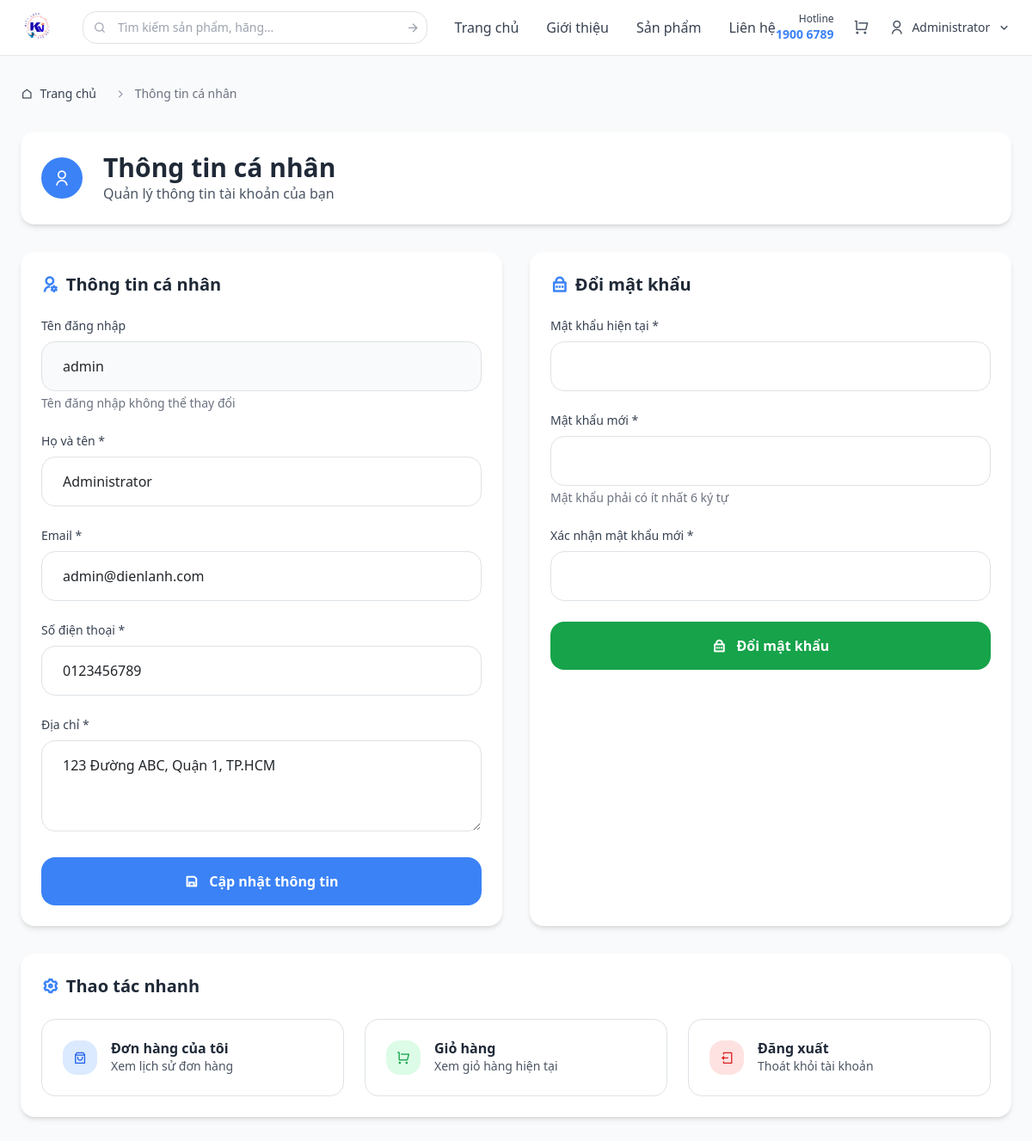
Screenshot of /controller/index.php?act=profile (signed in) with the database file from the repository.
### tables this page shows
CREATE TABLE taikhoan (
  id_user INT AUTO_INCREMENT PRIMARY KEY,
    username VARCHAR(20) NOT NULL UNIQUE,
  password VARCHAR(255) NOT NULL,
  fullname VARCHAR(250) NOT NULL,
    email VARCHAR(250) NOT NULL UNIQUE,
  phone VARCHAR(20) NOT NULL,
  address VARCHAR(250) NOT NULL,
  position VARCHAR(12) NOT NULL DEFAULT 'user',
    created_at TIMESTAMP DEFAULT CURRENT_TIMESTAMP,
    updated_at TIMESTAMP DEFAULT CURRENT_TIMESTAMP ON UPDATE CURRENT_TIMESTAMP,
    INDEX idx_username (username),
    INDEX idx_email (email),
    INDEX idx_position (position)
);

### model/user.php (called while the page is built, shortened)
<?php
class User {
    private $db;
    public function __construct() {
        $this->db = new database();
    }
    public function getUserById($id) {
        try {
            $conn = $this->db->connection_database();
            $stmt = $conn->prepare("SELECT id_user, username, fullname, email, phone, address, position FROM taikhoan WHERE id_user = ?");
            $stmt->execute([$id]);
            $user = $stmt->fetch(PDO::FETCH_ASSOC);
            return $user;
        } catch (PDOException $e) {
            return null;
        }
    }
}

### helpers/jwt_helper.php (called while the page is built, shortened)
<?php
class JWT {
    public static function verifyToken($token) {
        $parts = explode('.', $token);
        $payload = $parts[1];
        $payloadData = json_decode(self::base64url_decode($payload), true);
        return $payloadData;
    }
    private static function base64url_decode($data) {
        return base64_decode(strtr($data, '-_', '+/') . str_repeat('=', 3 - (3 + strlen($data)) % 4));
    }
}
function getCurrentUser() {
    $token = $_COOKIE['auth_token'] ?? null;
    $payload = JWT::verifyToken($token);
    require_once __DIR__ . '/../model/user.php';
    $user = new User();
    return $user->getUserById($payload['user_id']);
}

### view/pages/profile.php (the view, shortened to what this page needs)
<?php
include_once __DIR__ . '/../layout/layout.php';
include_once __DIR__ . '/../../helpers/jwt_helper.php';
include_once __DIR__ . '/../../model/user.php';
$currentUser = getCurrentUser();
$error = '';
$success = '';
$content = '
<div class="space-y-8">
    <nav class="flex mb-8" aria-label="Breadcrumb">
        <ol class="inline-flex items-center space-x-1 md:space-x-3">
            <li class="inline-flex items-center">
                <a href="/project/index.php" class="inline-flex items-center text-sm font-medium text-gray-700 hover:text-primary">
                    <i class="ri-home-line mr-2"></i>
                    Trang chủ
                </a>
            </li>
            <li>
                <div class="flex items-center">
                    <i class="ri-arrow-right-s-line text-gray-400 mx-2"></i>
                    <span class="text-sm font-medium text-gray-500">Thông tin cá nhân</span>
                </div>
            </li>
        </ol>
    </nav>
    <div class="bg-white rounded-lg shadow-md p-6">
        <div class="flex items-center gap-4">
            <div class="w-12 h-12 bg-primary rounded-full flex items-center justify-center">
                <i class="ri-user-line text-white text-xl"></i>
            </div>
            <div>
                <h1 class="text-3xl font-bold text-gray-800">Thông tin cá nhân</h1>
                <p class="text-gray-600">Quản lý thông tin tài khoản của bạn</p>
            </div>
        </div>
    </div>
    ' . ($error ? '<div class="bg-red-100 border border-red-400 text-red-700 px-4 py-3 rounded-lg flex items-center">
        ' . htmlspecialchars($error) . '
    </div>' : '') . '
    ' . ($success ? '<div class="bg-green-100 border border-green-400 text-green-700 px-4 py-3 rounded-lg flex items-center">
        ' . htmlspecialchars($success) . '
    </div>' : '') . '
    <div class="grid grid-cols-1 lg:grid-cols-2 gap-8">
        <div class="bg-white rounded-lg shadow-md p-6">
            <h2 class="text-xl font-semibold text-gray-800 mb-6 flex items-center">
                <i class="ri-user-settings-line text-primary mr-2"></i>
                Thông tin cá nhân
            </h2>
            <form method="POST" class="space-y-6">
                <div>
                    <label for="username" class="block text-sm font-medium text-gray-700 mb-2">Tên đăng nhập</label>
                    <input type="text" id="username" value="' . htmlspecialchars($currentUser['username']) . '"
                           class="w-full px-4 py-3 border border-gray-300 rounded-lg bg-gray-50" readonly>
                    <p class="text-sm text-gray-500 mt-1">Tên đăng nhập không thể thay đổi</p>
                </div>
                <div>
                    <label for="fullname" class="block text-sm font-medium text-gray-700 mb-2">Họ và tên *</label>
                    <input type="text" name="fullname" id="fullname" required
                           value="' . htmlspecialchars($currentUser['fullname']) . '"
                           class="w-full px-4 py-3 border border-gray-300 rounded-lg focus:ring-2 focus:ring-primary focus:border-transparent">
                </div>
                <div>
                    <label for="email" class="block text-sm font-medium text-gray-700 mb-2">Email *</label>
                    <input type="email" name="email" id="email" required
                           value="' . htmlspecialchars($currentUser['email']) . '"
                           class="w-full px-4 py-3 border border-gray-300 rounded-lg focus:ring-2 focus:ring-primary focus:border-transparent">
                </div>
                <div>
                    <label for="phone" class="block text-sm font-medium text-gray-700 mb-2">Số điện thoại *</label>
                    <input type="tel" name="phone" id="phone" required
                           value="' . htmlspecialchars($currentUser['phone']) . '"
                           class="w-full px-4 py-3 border border-gray-300 rounded-lg focus:ring-2 focus:ring-primary focus:border-transparent">
                </div>
                <div>
                    <label for="address" class="block text-sm font-medium text-gray-700 mb-2">Địa chỉ *</label>
                    <textarea name="address" id="address" rows="3" required
                              class="w-full px-4 py-3 border border-gray-300 rounded-lg focus:ring-2 focus:ring-primary focus:border-transparent">' . htmlspecialchars($currentUser['address']) . '</textarea>
                </div>
                <button type="submit" name="update_profile"
                        class="w-full bg-primary text-white py-3 px-6 rounded-lg hover:bg-primary/90 transition-colors font-semibold">
                    <i class="ri-save-line mr-2"></i>
                    Cập nhật thông tin
                </button>
            </form>
        </div>
        <div class="bg-white rounded-lg shadow-md p-6">
            <h2 class="text-xl font-semibold text-gray-800 mb-6 flex items-center">
                <i class="ri-lock-password-line text-primary mr-2"></i>
                Đổi mật khẩu
            </h2>
            <form method="POST" class="space-y-6">
                <div>
                    <label for="old_password" class="block text-sm font-medium text-gray-700 mb-2">Mật khẩu hiện tại *</label>
                    <input type="password" name="old_password" id="old_password" required
                           class="w-full px-4 py-3 border border-gray-300 rounded-lg focus:ring-2 focus:ring-primary focus:border-transparent">
                </div>
                <div>
                    <label for="new_password" class="block text-sm font-medium text-gray-700 mb-2">Mật khẩu mới *</label>
                    <input type="password" name="new_password" id="new_password" required
                           class="w-full px-4 py-3 border border-gray-300 rounded-lg focus:ring-2 focus:ring-primary focus:border-transparent">
                    <p class="text-sm text-gray-500 mt-1">Mật khẩu phải có ít nhất 6 ký tự</p>
                </div>
                <div>
                    <label for="confirm_password" class="block text-sm font-medium text-gray-700 mb-2">Xác nhận mật khẩu mới *</label>
                    <input type="password" name="confirm_password" id="confirm_password" required
                           class="w-full px-4 py-3 border border-gray-300 rounded-lg focus:ring-2 focus:ring-primary focus:border-transparent">
                </div>
                <button type="submit" name="change_password"
                        class="w-full bg-green-600 text-white py-3 px-6 rounded-lg hover:bg-green-700 transition-colors font-semibold">
                    <i class="ri-lock-password-line mr-2"></i>
                    Đổi mật khẩu
                </button>
            </form>
        </div>
    </div>
    <div class="bg-white rounded-lg shadow-md p-6">
        <h2 class="text-xl font-semibold text-gray-800 mb-6 flex items-center">
            <i class="ri-settings-3-line text-primary mr-2"></i>
            Thao tác nhanh
        </h2>
        <div class="grid grid-cols-1 md:grid-cols-3 gap-4">
            <a href="/project/index.php?act=my_orders"
               class="flex items-center p-4 border border-gray-200 rounded-lg hover:bg-gray-50 transition-colors">
                <div class="w-10 h-10 bg-blue-100 rounded-lg flex items-center justify-center mr-4">
                    <i class="ri-shopping-bag-3-line text-blue-600"></i>
                </div>
                <div>
                    <h3 class="font-semibold text-gray-800">Đơn hàng của tôi</h3>
                    <p class="text-sm text-gray-600">Xem lịch sử đơn hàng</p>
                </div>
            </a>
            <a href="/project/index.php?act=cart"
               class="flex items-center p-4 border border-gray-200 rounded-lg hover:bg-gray-50 transition-colors">
                <div class="w-10 h-10 bg-green-100 rounded-lg flex items-center justify-center mr-4">
                    <i class="ri-shopping-cart-line text-green-600"></i>
                </div>
                <div>
                    <h3 class="font-semibold text-gray-800">Giỏ hàng</h3>
                    <p class="text-sm text-gray-600">Xem giỏ hàng hiện tại</p>
                </div>
            </a>
            <a href="/project/index.php?act=logout"
               class="flex items-center p-4 border border-gray-200 rounded-lg hover:bg-gray-50 transition-colors"
               onclick="return confirm(\'Bạn có chắc chắn muốn đăng xuất?\')">
                <div class="w-10 h-10 bg-red-100 rounded-lg flex items-center justify-center mr-4">
                    <i class="ri-logout-box-line text-red-600"></i>
                </div>
                <div>
                    <h3 class="font-semibold text-gray-800">Đăng xuất</h3>
                    <p class="text-sm text-gray-600">Thoát khỏi tài khoản</p>
                </div>
            </a>
        </div>
    </div>
</div>';
renderPage("Thông tin cá nhân - Điện Lạnh KV", $content);
?>

### view/layout/header.php (shortened to what this page needs)
<?php
include_once __DIR__ . '/../../helpers/jwt_helper.php';
$currentUser = getCurrentUser();
?>
<!DOCTYPE html>
<html lang="en">
<head>
    <script src="https://cdn.tailwindcss.com"></script>
    <link
      href="https://cdnjs.cloudflare.com/ajax/libs/remixicon/4.6.0/remixicon.min.css"
      rel="stylesheet"
    />
    <link
      href="https://cdn.jsdelivr.net/npm/bootstrap@5.3.0-alpha1/dist/css/bootstrap.min.css"
      rel="stylesheet"
    />
    <link href="https://cdn.jsdelivr.net/npm/bootstrap@5.3.0-alpha1/dist/css/bootstrap.min.css" rel="stylesheet" />
    <link rel="stylesheet" href="/project/view/css/style.css">
    <link rel="stylesheet" href="/project/view/css/custom.css">
</head>
<body>
    <header class="bg-white shadow-sm border-b">
        <div class="max-w-7xl mx-auto px-4">
            <div class="flex items-center justify-between h-16">
                <div class="flex items-center">
                    <a href="/project/index.php" class="flex items-center">
                        <img src="/project/view/image/logodienlanh.png" alt="Điện Lạnh KV" style="width:40px;">
                    </a>
                </div>
                <div class="flex-1 max-w-lg mx-8">
                    <div class="relative">
                        <form method="GET" action="/project/index.php" class="relative">
                            <input
                                type="text"
                                id="searchInput"
                                name="search"
                                placeholder="Tìm kiếm sản phẩm, hãng..."
                                class="w-full pl-10 pr-4 py-2 border border-gray-300 rounded-lg focus:outline-none focus:ring-2 focus:ring-primary focus:border-transparent text-sm"
                                value="<?php echo isset($_GET['search']) ? htmlspecialchars($_GET['search']) : ''; ?>"
                                autocomplete="off"
                            />
                            <div
                                class="absolute left-3 top-1/2 transform -translate-y-1/2 w-4 h-4 flex items-center justify-center"
                            >
                                <i class="ri-search-line text-gray-400 text-sm"></i>
                            </div>
                            <button type="submit" class="absolute right-2 top-1/2 transform -translate-y-1/2">
                                <i class="ri-arrow-right-line text-gray-400 hover:text-primary transition-colors"></i>
                            </button>
                        </form>
                    </div>
                </div>
                <nav class="hidden md:flex items-center space-x-8">
                    <a href="/project/index.php" class="text-gray-700 hover:text-primary font-medium">Trang chủ</a>
                    <a href="/project/index.php?act=gioithieu" class="text-gray-700 hover:text-primary font-medium">Giới thiệu</a>
                    <a href="/project/index.php?act=sanpham" class="text-gray-700 hover:text-primary font-medium">Sản phẩm</a>
                    <a href="/project/index.php?act=lienhe" class="text-gray-700 hover:text-primary font-medium">Liên hệ</a>
                </nav>
                <div class="flex items-center space-x-4">
                    <div class="text-right">
                        <div class="text-xs text-gray-700">Hotline</div>
                        <div class="text-sm font-semibold text-primary">1900 6789</div>
                    </div>
                    <div class="w-8 h-8 flex items-center justify-center relative">
                                            <a href="/project/index.php?act=cart" class="hover:text-primary transition-colors">
                        <i class="ri-shopping-cart-line text-gray-600 text-lg"></i>
                    </a>
                    </div>
                    <?php if ($currentUser): ?>
                        <div class="relative group">
                            <button class="flex items-center space-x-2 text-gray-700 hover:text-primary">
                                <i class="ri-user-line text-gray-600 text-lg"></i>
                                <span class="text-sm font-medium"><?php echo htmlspecialchars($currentUser['fullname']); ?></span>
                                <i class="ri-arrow-down-s-line"></i>
                            </button>
                        </div>
                    <?php endif; ?>
                </div>
            </div>
        </div>
    </header>

### view/css/style.css (style rules this page uses)
:root { --primary-color: #3b82f6; --secondary-color: #8b5cf6; --success-color: #10b981; --warning-color: #f59e0b; --danger-color: #ef4444; --dark-color: #1f2937; --light-color: #f9fafb; }
.text-primary { color: var(--primary-color) !important; }
.bg-primary { background-color: var(--primary-color) !important; }

### rows the page displays
taikhoan: fullname "Administrator", username "admin", email "admin@dienlanh.com", phone "0123456789", address "123 Đường ABC, Quận 1, TP.HCM"
